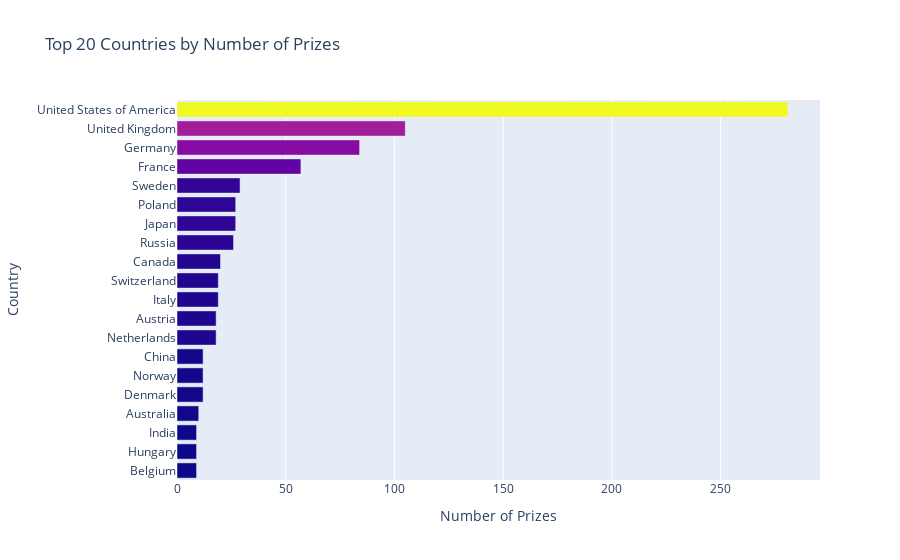

Notebook code for this chart:
### Code cell
h_bar = px.bar(x=top_countries_20.prize,
               y=top_countries_20.birth_country_current,
               orientation='h',
               color=top_countries_20.prize,
               color_continuous_scale='plasma',
               title='Top 20 Countries by Number of Prizes')
 
h_bar.update_layout(xaxis_title='Number of Prizes', 
                    yaxis_title='Country',
                    coloraxis_showscale=False)
h_bar.show()

### Figure 1 — Plotly figure (JSON) as saved in the notebook; plotly's stock layout.template omitted (floating-point values rounded to 4 significant figures)
{"data": [{"alignmentgroup": "True", "hovertemplate": "x=%{x}<br>y=%{y}<br>color=%{marker.color}<extra></extra>", "legendgroup": "", "marker": {"color": [9, 9, 9, 10, 12, 12, 12, 18, 18, 19, 19, 20, 26, 27, 27, 29, 57, 84, 105, 281], "coloraxis": "coloraxis", "pattern": {"shape": ""}}, "name": "", "offsetgroup": "", "orientation": "h", "showlegend": false, "textposition": "auto", "type": "bar", "x": [9, 9, 9, 10, 12, 12, 12, 18, 18, 19, 19, 20, 26, 27, 27, 29, 57, 84, 105, 281], "xaxis": "x", "y": ["Belgium", "Hungary", "India", "Australia", "Denmark", "Norway", "China", "Netherlands", "Austria", "Italy", "Switzerland", "Canada", "Russia", "Japan", "Poland", "Sweden", "France", "Germany", "United Kingdom", "United States of America"], "yaxis": "y"}], "layout": {"barmode": "relative", "coloraxis": {"colorbar": {"title": {"text": "color"}}, "colorscale": [[0, "#0d0887"], [0.1111, "#46039f"], [0.2222, "#7201a8"], [0.3333, "#9c179e"], [0.4444, "#bd3786"], [0.5556, "#d8576b"], [0.6667, "#ed7953"], [0.7778, "#fb9f3a"], [0.8889, "#fdca26"], [1, "#f0f921"]], "showscale": false}, "legend": {"tracegroupgap": 0}, "title": {"text": "Top 20 Countries by Number of Prizes"}, "xaxis": {"anchor": "y", "domain": [0, 1], "title": {"text": "Number of Prizes"}}, "yaxis": {"anchor": "x", "domain": [0, 1], "title": {"text": "Country"}}}}
